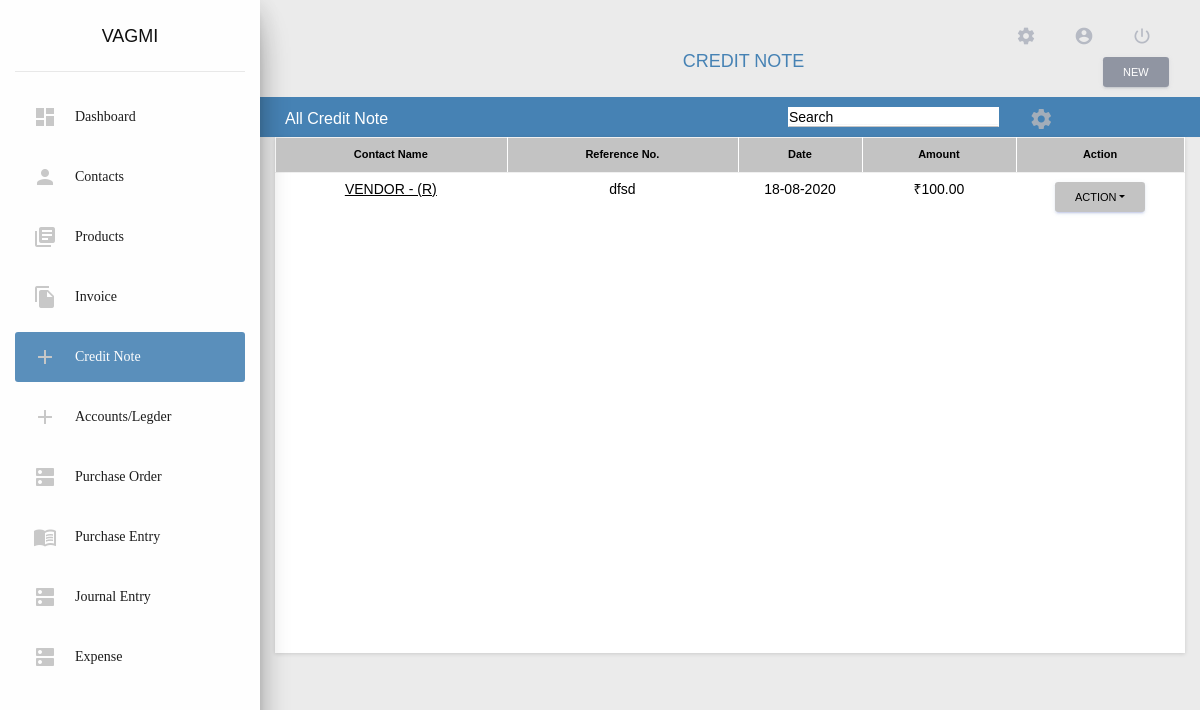
Page /creditnotes/ (signed in) on the earlier database version.
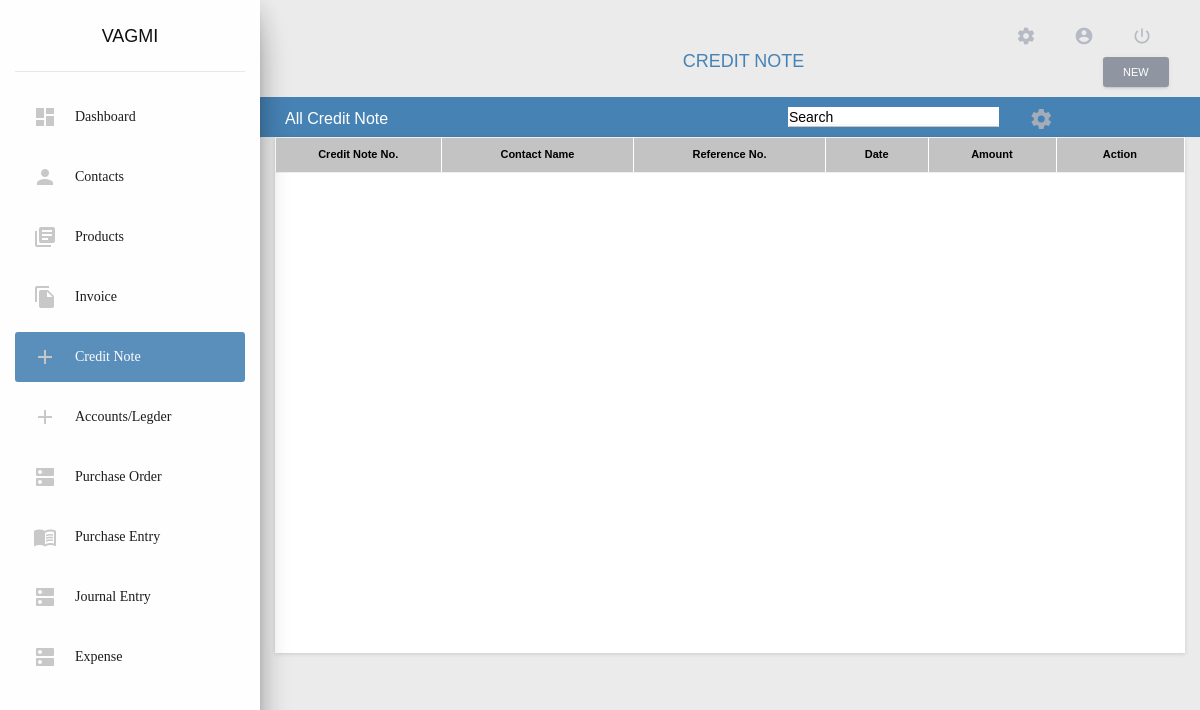
Same page on the later database version.
### app/models/creditnote_model.py (models this page shows, shortened)
class CreditNode(models.Model):
    SAVE_TYPES = (
        (1, 'save_send'),
        (2, 'save_close'),
        (3, 'save_draft'),
    )
    CREDIT_TYPE = (
        ('off', 'off'),
        ('on', 'on'),
    )
    user = models.ForeignKey(User, on_delete = models.CASCADE, db_index = True, null = True,)
    contact_name = models.ForeignKey(
        Contacts,
        on_delete = models.SET_NULL,
        db_index = True,
        null = True,
        blank = True,
    )
    save_type = models.IntegerField(
        db_index = True,
        default = 2,
        choices = SAVE_TYPES,
    )
    email = models.CharField(
        max_length = 500,
        blank = True,
        null = True,
    )
    cc_email =  models.CharField(
        max_length = 500,
        blank = True,
        null = True,
    )
    billing_address = models.CharField(
        max_length = 500,
        db_index = True,
        blank=True,
        null=True,
    )
    credit_date = models.DateField(
        auto_now=False,
        auto_now_add=False,
        db_index = True,
        blank= False,
        null= False,
    )
    state_supply = models.CharField(
        max_length = 100,
        db_index = True,
        blank=True,
        null=True,
    )
    invoice_refrence = models.CharField(
        db_index = True,
        max_length=100,
        blank = True,
        null=True
    )
    credit_number = models.CharField(
        max_length = 100,
        db_index = True,
        blank=True,
        null=True,
    )
    creditnote_number_check = models.CharField(
        db_index = True,
        max_length=4,
        default = 'off',
        choices = CREDIT_TYPE,
    )
    amount = models.CharField(
        db_index = True,
        max_length=10,
        blank = True,
        null=True
    )
    description =  models.CharField(
        db_index = True,
        max_length=400,
        blank = True,
        null=True
    )
    terms_and_condition = models.CharField(
        max_length = 400,
        blank = True,
        null = True,
        db_index = True,
    )
    Note = models.CharField(
        max_length = 400,
        blank = True,
        null = True,
        db_index = True,
    )
    attachements = models.FileField(
        upload_to = attachments_rename,
        db_index = True,
        blank = True,
        null = True,
    )
    sub_total = models.CharField(
        default = 0.0,
        max_length=20,
        db_index = True,
        blank = True,
        null = True,
    )
    cgst_5 = models.CharField(
        max_length=30,
        db_index = True,
        blank = True,
        null = True,
    )
    igst_5 = models.CharField(
        max_length=30,
        db_index = True,
        blank = True,
        null = True,
    )
    sgst_5 = models.CharField(
        max_length=30,
        db_index = True,
        blank = True,
        null = True,
    )
    cgst_12 = models.CharField(
        max_length=30,
        db_index = True,
        blank = True,
        null = True,
    )
    igst_12 = models.CharField(
        max_length=30,
        db_index = True,
        blank = True,
        null = True,
    )
    sgst_12 = models.CharField(
        max_length=30,
        db_index = True,
        blank = True,
        null = True,
    )
    cgst_18 = models.CharField(
        max_length=30,
        db_index = True,
        blank = True,
        null = True,
    )
    igst_18 = models.CharField(
        max_length=30,
        db_index = True,
        blank = True,
        null = True,
    )
    sgst_18 = models.CharField(
        max_length=30,
        db_index = True,
        blank = True,
        null = True,
    )
    cgst_28 = models.CharField(
        max_length=30,
        db_index = True,
        blank = True,
        null = True,
    )
    igst_28 = models.CharField(
        max_length=30,
        db_index = True,
        blank = True,
        null = True,
    )
    sgst_28 = models.CharField(
        max_length=30,
        db_index = True,
        blank = True,
        null = True,
    )
    cgst_other = models.CharField(
        max_length=30,
        db_index = True,
        blank = True,
        null = True,
    )
    igst_other = models.CharField(
        max_length=30,
        db_index = True,
        blank = True,
        null = True,
    )
    sgst_other = models.CharField(
        max_length=30,
        db_index = True,
        blank = True,
        null = True,
    )
    total = models.CharField(
        max_length=30,
        db_index = True,
        blank = True,
        null = True,
    )
    creditnote_org_gst_num = models.CharField(
        max_length=30,
        db_index = True,
        blank = True,
        null = True,
    )
    creditnote_org_gst_type =  models.CharField(
        max_length=2,
        db_index = True,
        blank = True,
        null = True,
    )
    creditnote_org_gst_state =  models.CharField(
        max_length=5,
        db_index = True,
        blank = True,
        null = True,
    )
    creditnote_delete_status = models.IntegerField(
        db_index = True,
        default=0,
        blank = False,
        null = False,
    )
    class Meta:
        verbose_name_plural = 'creditnote_tbl'

### app/models/contacts_model.py (models this page shows, shortened)
class Contacts(models.Model):
    user = models.ForeignKey(User, on_delete = models.CASCADE, db_index = True, null = True,)
    app_id = models.CharField(
        max_length = 30,
        db_index = True,
        blank = True,
        null = True,
    )
    is_imported_user = models.BooleanField(
        default = False,
        db_index = True,
        choices = user_constants.IS_TRUE,
        blank = True,
    )
    imported_user = models.ForeignKey(
        User,
        related_name = 'imported_user',
        db_index = True,
        blank = True,
        null = True,
        on_delete = models.SET_NULL,
    )
    customer_type = models.IntegerField(
        db_index = True,
        choices = user_constants.CUSTOMER_TYPE,
        default = 1,
        null = True,
        blank = True,
    )
    contact_delete_status = models.IntegerField(
        db_index = True,
        default = 0,
        null = False,
        blank = False,
    )
    is_sub_customer = models.IntegerField(
        choices = user_constants.IS_SUB_CUSTOMER,
        default = 1,
        db_index = True,
        null = True,
        blank = True,
    )
    salutation = models.IntegerField(
        db_index = True,
        default = 0,
        choices = user_constants.SALUTATIONS,
    )
    contact_name = models.CharField(
        max_length = 250,
        blank = False,
        null = False,
        db_index = True,
    )
    display_name = models.CharField(
        max_length = 250,
        blank = True,
        null = True,
        db_index = True,
    )
    organization_type = models.IntegerField(
        db_index = True,
        choices = user_constants.ORGANIZATION_TYPE,
        default = 1,
    )
    organization_name = models.CharField(
        max_length = 250,
        db_index = False,
        blank = True,
        null = True,
    )
    is_msme_reg = models.BooleanField(
        db_index = True,
        choices = user_constants.IS_TRUE,
        default = False,
    )
    email = models.EmailField(
        blank = True,
        null = True,
        db_index = True,
    )
    phone_country_code = models.IntegerField(
        db_index = True,
        blank = False,
        choices = user_constants.PHONE_COUNTRY_CODE,
        default = 45,
        null = True,
    )
    phone = models.CharField(
        max_length = 250,
        db_index = True,
        blank = True,
        null = True,
    )
    website = models.CharField(
        max_length = 250,
        db_index = True,
        blank = True,
        null = True,
    )
    facebook = models.CharField(
        blank = True,
        null = True,
        max_length = 250,
    )
    twitter = models.CharField(
        blank = True,
        null = True,
        max_length = 250,
    )
    is_active = models.BooleanField(
        db_index = True,
        choices =  user_constants.IS_TRUE,
        default = True,
    )
    notes = models.TextField(
        blank = True,
        null = True,
    )
    attachements = models.FileField(
        upload_to = attachments_rename,
        db_index = True,
        blank = True,
        null = True,
    )
    created_on = models.DateTimeField(
        auto_now = True,
        db_index = True,
    )
    updated_on = models.DateTimeField(
        auto_now = False,
        db_index = True,
        null = True,
    )
    def __str__(self):
        if(self.organization_name is None):
            if not self.is_active:
                return "{} (Inactive)".format(self.contact_name)
            return "{}".format(self.contact_name)
        else:
            if not self.is_active:
                return "{} - ({}) (Inactive)".format(self.contact_name,self.organization_name)
            return "{} - ({})".format(self.contact_name,self.organization_name)
        return self.contact_name.upper()
    class Meta:
        verbose_name_plural = 'contacts_tbl'

### app/views/creditnotes.py (the view)
# urls.py: path('creditnotes/', never_cache(login_required(creditnotes.CreditView.as_view())), name = 'credit_note'),
class CreditView(View):
    template_name = 'app/app_files/creditnote/base.html'
    data = defaultdict()
    data["view"] = ""
    data["contacts"] = {}
    data["active_link"] = 'Credit Note'
    data["breadcrumb_title"] = 'CREDIT NOTE'
    data['type'] = 'view'
    data["css_files"] = []
    data["js_files"] = ['custom_files/js/customize_view.js']
    data["included_template"] = 'app/app_files/creditnote/view_creditnote.html'
    def get(self, request):
        credit_note = CreditNode.objects.filter(user = request.user, creditnote_delete_status = 0)
        self.data["credit_note"] = credit_note
        customize_credit = CustomizeModuleName.objects.filter(Q(user = request.user) & Q(customize_name = 3))
        if(len(customize_credit) != 0):
            view_credit = CustomizeCreditView.objects.get(customize_view_name = customize_credit[0].id)
            if(view_credit is not None):
                self.data['customize'] = view_credit
            else:
                self.data['customize'] = 'NA'
        else:
                self.data['customize'] = 'NA'
        return render(request, self.template_name, self.data)

### app/templatetags/common_filters.py (called while the page is built)
@register.simple_tag
def load_css_files(scripts = list()):
    html = []
    for script in scripts:
        html.append('<link rel="stylesheet" href="'+settings.STATIC_URL+script+'"/>')
    return safestring.mark_safe(''.join(html))

@register.simple_tag
def load_javascript_files(scripts = list()):
    html = []
    for script in scripts:
        html.append('<script src="'+settings.STATIC_URL+script+'"></script>')
    return safestring.mark_safe(''.join(html))

### app/templates/app/app_files/creditnote/base.html (shortened to what this page needs)
{% extends 'app/base/base.html' %}
{% load static %}
{% load common_filters %}
{% load pagination %}
{% block content %}
<div class="row custom-row" style="padding:10px; background: linear-gradient(60deg,#f5700c,#ff9800);">
    <div class="col-md-2" style = "margin-right: inherit;" >
        <b>All Credit Note</b>
    </div>
    <div class="col-md-5">
    </div>
    <div class="col-md-3" >
        <input type="search" name="search" id="con_search" placeholder="Search" class="form-control">
    </div>
    <div class="col-md-2 rect">
        <div class="row">
            <div class="col-md-1 rect1">
                <span title="Custom View" class="material-icons icons" data-toggle="modal" data-target="#CustomizeViewModel" style="margin-top: 13%;color: rgba(190, 186, 186, 0.781);">settings</span>
            </div>
        </div>
    </div>
</div>
<div class="container">
    {% include included_template %}
</div>
{% endblock %}

### app/templates/app/app_files/creditnote/view_creditnote.html (shortened to what this page needs)
<div class="row">
    <div class="col-lg-12">
        <div class="card">
            <div class="card-body">
                <div class="table" id="customize_table">
                    <table class=" table-bordered" width="100%" cellspacing="0">
                        <thead  style="background-color: #EEEEEE; color:#000000; font-size:11px">
                            {% if customize.credit_note != 0 %}
                            <th class="text-center customize_note" style="color:#000000; font-size:11px;width: 13%">Credit Note No.</th>
                            {% endif %}
                            {% if customize.credit_name != 0 %}
                            <th class="text-center customize_name" style="color:#000000; font-size:11px;width: 15%">Contact Name</th>
                            {% endif %}
                            {% if customize.credit_reference != 0 %}
                            <th class="text-center customize_reference" style="color:#000000; font-size:11px;width: 15%">Reference No.</th>
                            {% endif %}
                            {% if customize.credit_date != 0 %}
                            <th class="text-center customize_date" style="color:#000000; font-size:11px;width: 8%">Date</th>
                            {% endif %}
                            {% if customize.credit_amount != 0 %}
                            <th class="text-center customize_amount" style="color:#000000; font-size:11px;width: 10%">Amount</th>
                            {% endif %}
                            <th class="text-center" style="color:#000000; font-size:11px;width: 10%;">Action</th>
                        </thead>
                        <tbody>
                            {% for note in credit_note %}
                                <tr>
                                    {% if customize.credit_name != 0 %}
                                    <td align="center" class="customize_name" style="text-decoration: underline;">
                                        <a class="creditnote_name" href="{% url 'edit_credit_note' note.id %}" style="color: #8b92a9;text-decoration: underline;">
                                            {{note.contact_name|default_if_none:""|upper|truncatechars:20 }}
                                        </a>
                                    </td>
                                    {% endif %}
                                    {% if customize.credit_reference != 0 %}
                                        {% if note.invoice_refrence %}
                                        <td align="center" class="customize_reference">{{note.invoice_refrence|default_if_none:""}}</td>
                                        {% else %}
                                        <td align="center" class="customize_reference">None</td>
                                        {% endif %}
                                    {% endif %}
                                    {% if customize.credit_date != 0 %}
                                    <td align="center" class="customize_date">{{note.credit_date|date:"d-m-Y"}}</td>
                                    {% endif %}
                                    {% if customize.credit_amount != 0 %}
                                    <td align="center" class="customize_amount">{% if note.total %}₹{{note.total}}{% else %}₹ 0.00{% endif %}</td>
                                    {% endif %}
                                    <td class="text-center" align="center" >
                                        <div class="dropdown">
                                            <button class="btn btn-primary dropdown-toggle btn-sm" type="button" id="dropdownMenuButton" data-toggle="dropdown" aria-haspopup="true" aria-expanded="false" style="color:black;">Action</button>
                                        </div>
                                    </td>
                                </tr>
                            {% endfor %}
                        </tbody>
                    </table>
                </div>
            </div>
        </div>
    </div>
</div>

Differences in the rows shown:
removed CreditNode: contact_name "VENDOR - (R)", invoice_refrence "dfsd", credit_date "18-08-2020", total "100.00"
Other differences:
text now shown: "Credit Note No."
